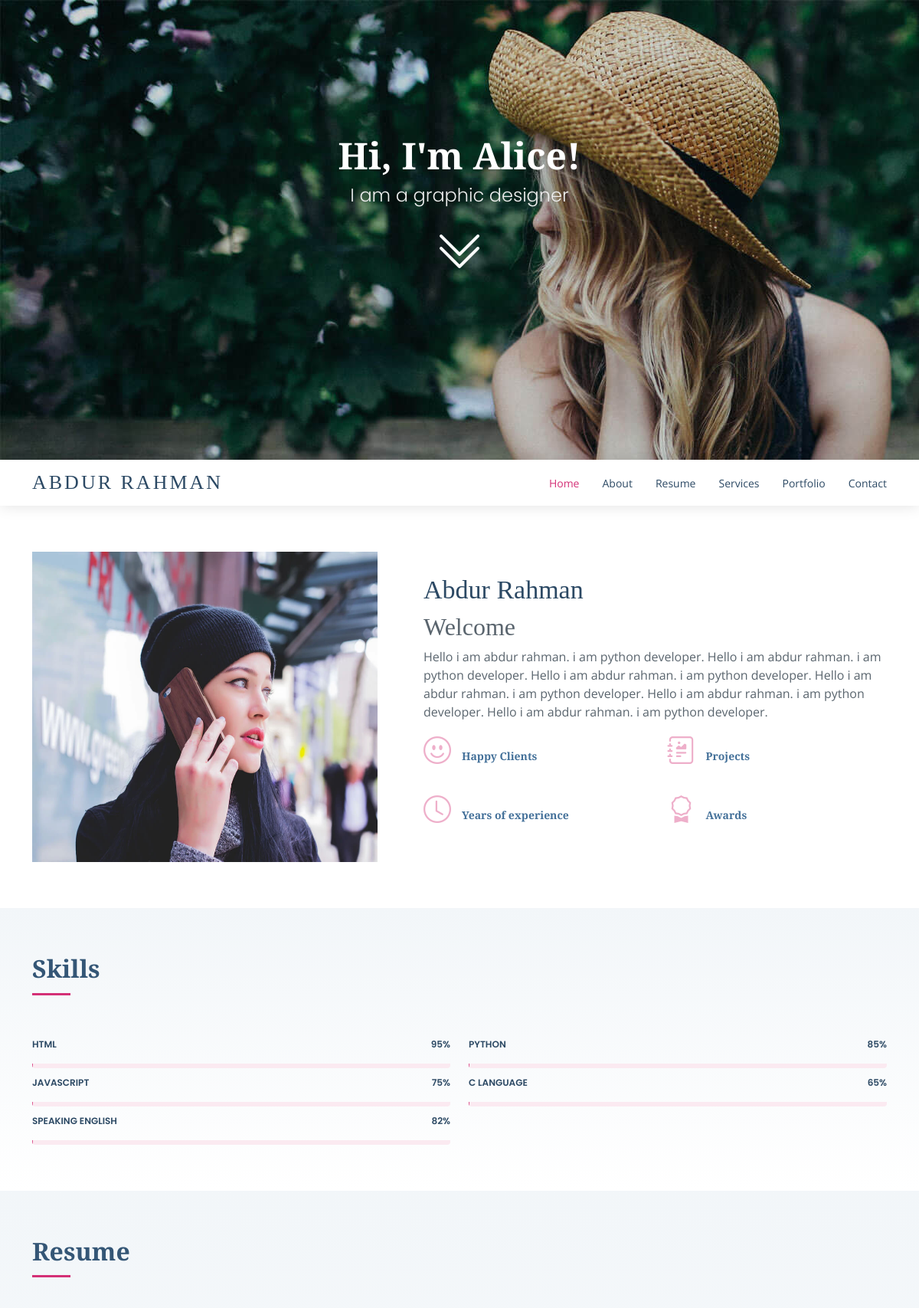
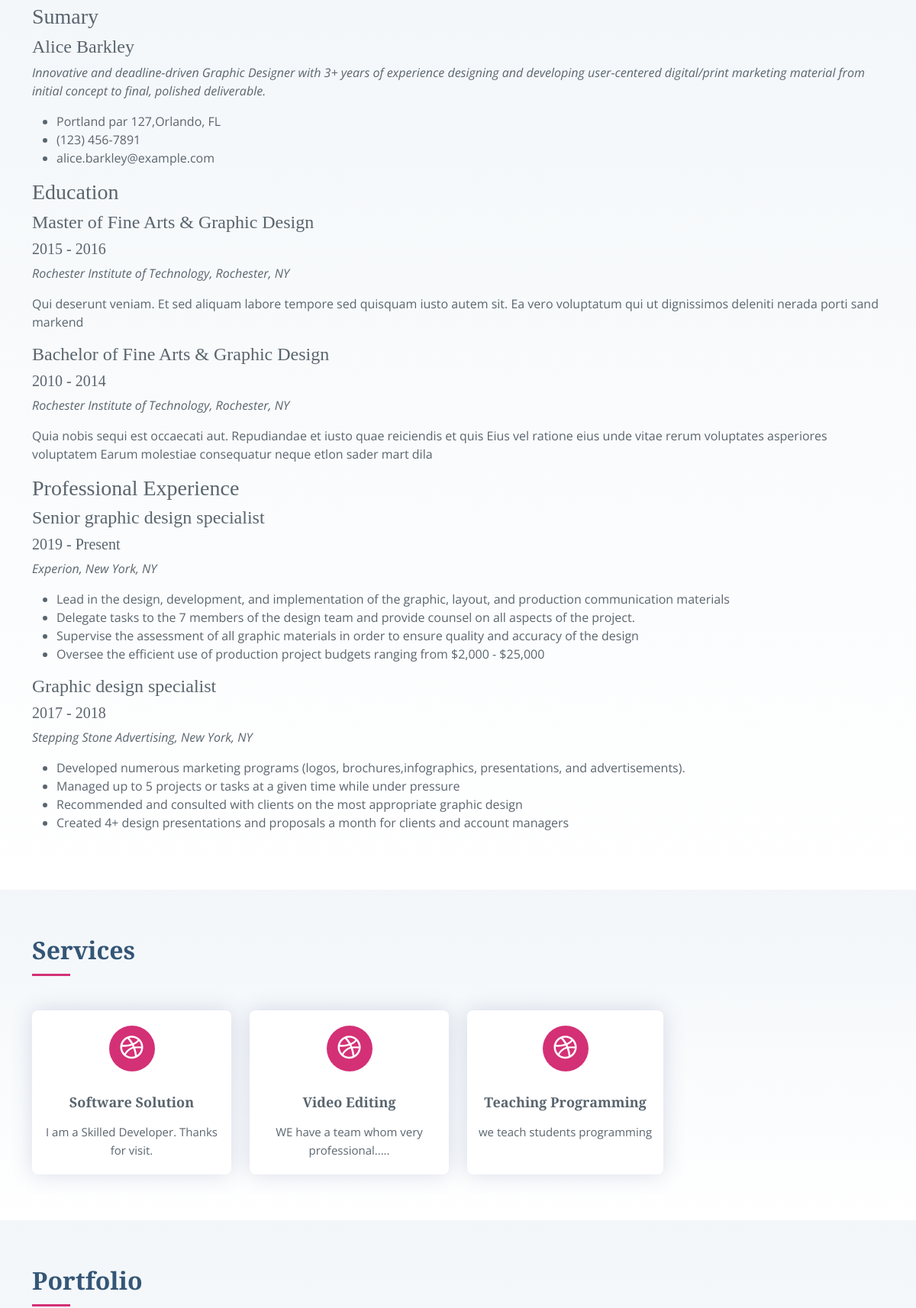
The page / (upper part) on the database its author committed (2 pictures, top to bottom).
### myapp/models.py (models this page shows, shortened)
class Cover_Photo(models.Model):
    class Meta:
        verbose_name_plural = 'Cover Photo'
    Title1 = models.CharField(max_length=255)
    Title2 = models.CharField(max_length=255)
    cover_photo = models.ImageField(upload_to='cover_photo/')

class About(models.Model):
    class Meta:
        verbose_name_plural = 'About'
    Name = models.CharField(max_length=255)
    image = models.ImageField(upload_to='image/')
    Description = RichTextField(blank=True, null=True)
    Happy_Clients = models.IntegerField()
    Projects = models.IntegerField()
    Years_of_experience = models.IntegerField()
    Awards = models.IntegerField()

class Skills(models.Model):
    class Meta:
        verbose_name_plural = 'Skills'
    Title = models.CharField(max_length=255)
    expertise_percentage = models.IntegerField()

class Resume(models.Model):
    class Meta:
        verbose_name_plural = 'Resume'
    Text = RichTextField(blank=True, null=True)

class Services(models.Model):
    class Meta:
        verbose_name_plural = 'Services'
    Name = models.CharField(max_length=255)
    Short_Description = models.CharField(max_length=255)

### myapp/views.py (the view)
# urls.py: path('', views.index, name='index'),
def index(request):
    last_Cover_Photo = None
    last_About = None
    last_Resume = None
    last_Cover_Photo_query = Cover_Photo.objects.all()
    for j in last_Cover_Photo_query:
        last_Cover_Photo = j
    last_About_query = About.objects.all()
    for j in last_About_query:
        last_About = j
    last_Skills_query = Skills.objects.all()
    last_Resume_query = Resume.objects.all()
    for j in last_Resume_query:
        last_Resume = j
    last_Services_query = Services.objects.all()
    last_Portfolio_query = Portfolio.objects.all()
    last_Testimonials_query = Testimonials.objects.all()
    print(last_Testimonials_query)
    context = {'last_Cover_Photo':last_Cover_Photo, 'last_About':last_About, 'last_Skills_query':last_Skills_query, 'last_Resume':last_Resume, 'last_Services_query':last_Services_query, 'last_Testimonials_query':last_Testimonials_query, 'last_Portfolio_query':last_Portfolio_query}
    return render(request, 'index.html', context)

### myapp/models.py (called while the page is built)
    def __str__(self):
        return self.Name

### templates/index.html (shortened to what this page needs)
{% load static %}
<!DOCTYPE html>
<html lang="en">
<head>
  <link href="{% static 'assets/vendor/bootstrap/css/bootstrap.min.css' %}" rel="stylesheet">
  <link href="{% static 'assets/vendor/bootstrap-icons/bootstrap-icons.css' %}" rel="stylesheet">
  <link href="{% static 'assets/vendor/boxicons/css/boxicons.min.css' %}" rel="stylesheet">
  <link href="{% static 'assets/vendor/glightbox/css/glightbox.min.css' %}" rel="stylesheet">
  <link href="{% static 'assets/vendor/swiper/swiper-bundle.min.css' %}" rel="stylesheet">
  <link href="{% static 'assets/css/style.css' %}" rel="stylesheet">
</head>
<body>
  <section id="hero" style="background: url('{{ last_Cover_Photo.cover_photo.url }}');" class="d-flex flex-column align-items-center justify-content-center">
    <h1>{{ last_Cover_Photo.Title1 }}</h1>
    <h2>{{ last_Cover_Photo.Title2 }}</h2>
    <a href="#about" class="btn-get-started scrollto"><i class="bi bi-chevron-double-down"></i></a>
  </section>
  <header id="header" class="d-flex align-items-center">
    <div class="container d-flex align-items-center justify-content-between">
      <div class="logo">
        <h1><a href="">{% if last_About %}{{ last_About.Name }}{% else %}My Portfolio{% endif %}</a></h1>
      </div>
      <nav id="navbar" class="navbar">
        <ul>
          <li><a class="nav-link scrollto active" href="#hero">Home</a></li>
          <li><a class="nav-link scrollto" href="#about">About</a></li>
          <li><a class="nav-link scrollto" href="#resume">Resume</a></li>
          <li><a class="nav-link scrollto" href="#services">Services</a></li>
          <li><a class="nav-link scrollto" href="#portfolio">Portfolio</a></li>
          <li><a class="nav-link scrollto" href="#contact">Contact</a></li>
        </ul>
      </nav>
    </div>
  </header>
  <main id="main">
    <section id="about" class="about">
      <div class="container">
        <div class="row no-gutters">
          <div class="image col-xl-5 d-flex align-items-stretch justify-content-center justify-content-lg-start"><img src="{{ last_About.image.url }}" style="width:100%; height:auto;"></div>
          <div class="col-xl-7 ps-0 ps-lg-5 pe-lg-1 d-flex align-items-stretch">
            <div class="content d-flex flex-column justify-content-center">
              <h3>{{ last_About.Name }}</h3>
              {{ last_About.Description | safe }}
              <div class="row">
                <div class="col-md-6 d-md-flex align-items-md-stretch">
                  <div class="count-box">
                    <i class="bi bi-emoji-smile"></i>
                    <p><strong>Happy Clients</strong></p>
                  </div>
                </div>
                <div class="col-md-6 d-md-flex align-items-md-stretch">
                  <div class="count-box">
                    <i class="bi bi-journal-richtext"></i>
                    <p><strong>Projects</strong> </p>
                  </div>
                </div>
                <div class="col-md-6 d-md-flex align-items-md-stretch">
                  <div class="count-box">
                    <i class="bi bi-clock"></i>
                    <p><strong>Years of experience</strong> </p>
                  </div>
                </div>
                <div class="col-md-6 d-md-flex align-items-md-stretch">
                  <div class="count-box">
                    <i class="bi bi-award"></i>
                    <p><strong>Awards</strong></p>
                  </div>
                </div>
              </div>
            </div>
          </div>
        </div>
      </div>
    </section>
    <section id="skills" class="skills section-bg">
      <div class="container">
        <div class="section-title">
          <h2>Skills</h2>
        </div>
        <div class="row skills-content">
          {% for sk in last_Skills_query %}
          <div class="col-lg-6">
            <div class="progress">
              <span class="skill">{{sk.Title}} <i class="val">{{sk.expertise_percentage}}%</i></span>
              <div class="progress-bar-wrap">
              </div>
            </div>
          </div>
          {% endfor %}
        </div>
      </div>
    </section>
    <section id="resume" class="resume section-bg">
      <div class="container">
        <div class="section-title">
          <h2>Resume</h2>
        </div>
        {{ last_Resume.Text | safe }}
      </div>
    </section>
    <section id="services" class="services section-bg">
      <div class="container">
        <div class="section-title">
          <h2>Services</h2>
        </div>
        <div class="row">
          {% for ser in last_Services_query %}
          <div class="col-md-6 col-lg-3 d-flex align-items-stretch mb-5 mb-lg-0">
            <div class="icon-box">
              <div class="icon"><i class="bx bxl-dribbble"></i></div>
              <h4 class="title">{{ ser.Name }}</h4>
              <p class="description">{{ ser.Short_Description }}</p>
            </div>
          </div>
          {% endfor %}
        </div>
      </div>
    </section>
    <section id="portfolio" class="portfolio section-bg">
      <div class="container">
        <div class="section-title">
          <h2>Portfolio</h2>
        </div>
      </div>
    </section>
  </main>
</body>
</html>

### static/assets/css/style.css (style rules this page uses)
body { font-family: "Open Sans", sans-serif; color: #5a656e; }
a { color: #d43076; text-decoration: none; }
h1, h2, h3, h4, h5, h6 { font-family: "Playfair Display", serif; }
#header { transition: all 0.5s; z-index: 997; transition: all 0.5s; height: 60px; background: #fff; box-shadow: 0px 0px 20px 0px rgba(0, 0, 0, 0.12); }
#header .logo h1 { font-size: 26px; margin: 0; padding: 6px 0; line-height: 1; font-weight: 500; letter-spacing: 3px; text-transform: uppercase; }
#header .logo h1 a, #header .logo h1 a:hover { color: #2c4964; text-decoration: none; }
.navbar { padding: 0; }
.navbar ul { margin: 0; padding: 0; display: flex; list-style: none; align-items: center; }
.navbar li { position: relative; }
.navbar a { display: flex; align-items: center; justify-content: space-between; padding: 10px 0 10px 30px; font-size: 14px; color: #2c4964; white-space: nowrap; transition: 0.3s; }
.navbar a:hover, .navbar .active, .navbar li:hover > a { color: #d43076; }
#hero { width: 100%; height: 75vh; background-size: cover; padding: 0 15px; }
#hero h1 { margin: 0 0 10px 0; font-size: 48px; font-weight: 700; line-height: 56px; color: #fff; }
#hero h2 { color: #eee; margin-bottom: 10px; font-size: 24px; font-weight: 300; font-family: "Poppins", sans-serif; }
#hero .btn-get-started { font-size: 64px; transition: 0.5s; color: #fff; height: 60px; }
@media (min-width: 1024px) { #hero { background-attachment: fixed; } }
section { padding: 60px 0; }
.section-bg { background: linear-gradient(180deg, #f2f6f9 0%, #fff 100%); }
.section-title { padding-bottom: 30px; }
.section-title h2 { font-size: 32px; font-weight: bold; margin-bottom: 15px; padding-bottom: 15px; position: relative; color: #345676; }
.section-title h2::after { content: ''; position: absolute; display: block; width: 50px; height: 3px; background: #d43076; bottom: 0; left: 0; }
.about .content { padding: 30px 0; }
.about .content h3 { font-weight: 500; font-size: 34px; color: #2c4964; }
.about .content p { margin-bottom: 0; }
.about .content .count-box { padding: 20px 0; width: 100%; }
.about .content .count-box i { display: block; font-size: 36px; color: #eeafca; float: left; line-height: 0; }
.about .content .count-box p { padding: 15px 0 0 0; margin: 0 0 0 50px; font-family: "Playfair Display", serif; font-size: 14px; color: #437099; }
.about .image { background-size: cover; min-height: 400px; }
.skills .progress { height: 50px; display: block; background: none; }
.skills .progress .skill { padding: 10px 0; margin: 0 0 6px 0; text-transform: uppercase; display: block; font-weight: 600; font-family: "Poppins", sans-serif; color: #2c4964; }
.skills .progress .skill .val { float: right; font-style: normal; }
.skills .progress-bar-wrap { background: #fbeaf1; }
.services .icon-box { padding: 20px 15px; position: relative; overflow: hidden; background: #fff; box-shadow: 0 0 29px 0 rgba(68, 88, 144, 0.2); transition: all 0.3s ease-in-out; border-radius: 8px; text-align: center; z-index: 1; }
.services .icon-box::before { content: ''; position: absolute; top: 0; left: 0; right: 0; height: 0; transition: ease-in-out 0.3s; z-index: -1; }
.services .icon { margin: 0 auto 30px auto; padding-top: 10px; display: inline-block; text-align: center; border-radius: 50%; width: 60px; height: 60px; background: #d43076; transition: all 0.3s ease-in-out; }
.services .icon i { font-size: 36px; line-height: 1; color: #fff; }
.services .title { font-weight: 700; margin-bottom: 15px; font-size: 18px; }
.services .description { font-size: 15px; line-height: 24px; margin-bottom: 0; }

### rows shown on the page
Cover_Photo: cover_photo (picture), Title1 "Hi, I'm Alice!", Title2 "I am a graphic designer"
About: Name "ABDUR RAHMAN", image (picture), Name "Abdur Rahman", Description "Welcome Hello i am abdur rahman. i am python developer. Hello i am abdur rahman. i am python developer. Hello i am abdur rahman. i am python developer. Hello i am abdur rahman. i am python developer. Hello i am abdur rahman. i am python developer. Hello i am abdur rahman. i am python developer."
Skills: Title "HTML", expertise_percentage "95"
Skills: Title "PYTHON", expertise_percentage "85"
Skills: Title "JAVASCRIPT", expertise_percentage "75"
Skills: Title "C LANGUAGE", expertise_percentage "65"
Skills: Title "SPEAKING ENGLISH", expertise_percentage "82"
Resume: Text "Sumary Alice Barkley Innovative and deadline-driven Graphic Designer with 3+ years of experience designing and developing user-centered digital/print marketing material from initial concept to final, polished deliverable. Portland par 127,Orlando, FL (123) 456-7891 alice.barkley@example.com Education Master of Fine Arts & Graphic Design 2015 - 2016 Rochester Institute of Technology, Rochester, NY Qui deserunt veniam. Et sed aliquam labore tempore sed quisquam iusto autem sit. Ea vero voluptatum qui ut dignissimos deleniti nerada porti sand markend Bachelor of Fine Arts & Graphic Design 2010 - 2014 Rochester Institute of Technology, Rochester, NY Quia nobis sequi est occaecati aut.…"
Services: Name "Software Solution", Short_Description "I am a Skilled Developer. Thanks for visit."
Services: Name "Video Editing", Short_Description "WE have a team whom very professional....."
Services: Name "Teaching Programming", Short_Description "we teach students programming"
